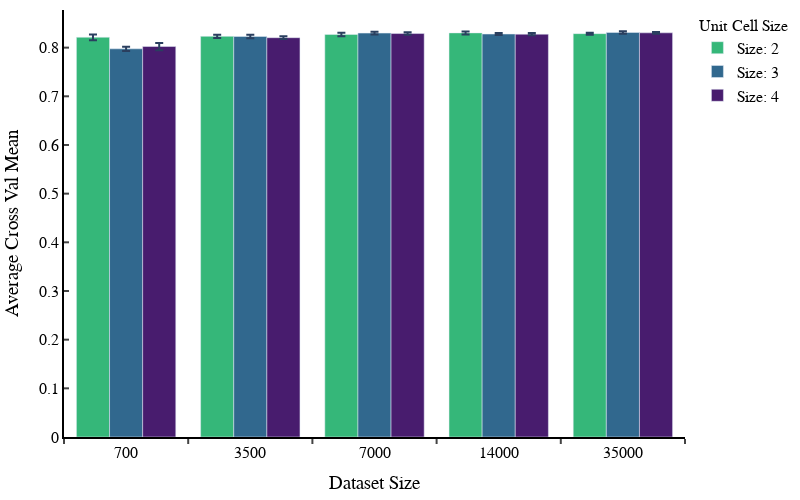

The code cell stored with this chart in its notebook:
### Code cell
import plotly.graph_objs as go

# Create a trace for each length
traces = []
colors = {0: 'rgb(53, 183, 121)', 1: 'rgb(49, 104, 142)', 2: 'rgb(72, 28, 110)'}  # Specify the colors you want

for i, length in enumerate(mean_grouped_data['Length'].unique()):
    mean_filtered_data = mean_grouped_data[mean_grouped_data['Length'] == length]
    std_filtered_data = std_grouped_data[std_grouped_data['Length'] == length]
    
    number = mean_filtered_data['Size'].astype(str)
    trace = go.Bar(
        x=number,
        y=mean_filtered_data['Cross val mean'],
        name=f'Size: {length}',
        error_y=dict(
            type='data',
            # array=mean_filtered_data['Cross val error'],
            array = std_filtered_data['Cross val mean'], #if you want to use the standard deviation instead
            visible=True,
        ),
        marker=dict(
            color=colors[i]  # Assign the color to each bar
        )
    )
    traces.append(trace)

# Create the layout for the plot
layout = go.Layout(
    xaxis=dict(
        title="Dataset Size",
        showline=True,
        linewidth=2,
        linecolor='black',
        ticks='outside',
        tickson = "boundaries",
        tickwidth=2,
        ticklen=5
    ),
    yaxis=dict(
        title="Average Cross Val Mean",
        showline=True,
        linewidth=2,
        linecolor='black',
        ticks='inside',
        tickwidth=2,
        ticklen=5
    ),
    barmode='group',
    width=800,
    height=500,
    plot_bgcolor='white',
    paper_bgcolor='white',
    font=dict(family='Helvetica', size=16, color='black'),
    margin=dict(l=10, r=10, b=10, t=10),
    legend=dict(
        title=dict(
            text="Unit Cell Size",
            font=dict(
                family='Helvetica',
                size=16,
                color='black'
            )
        )
    )
)

# Create the figure and add the traces and layout
fig = go.Figure(data=traces, layout=layout)

# Show the plot
fig.show()

### Figure 1 — Plotly figure (JSON) as saved in the notebook; plotly's stock layout.template omitted (floating-point values rounded to 4 significant figures)
{"data": [{"error_y": {"array": [0.005916, 0.003543, 0.003631, 0.003042, 0.00205], "type": "data", "visible": true}, "marker": {"color": "rgb(53, 183, 121)"}, "name": "Size: 2", "type": "bar", "x": ["700", "3500", "7000", "14000", "35000"], "y": [0.8213, 0.8232, 0.8271, 0.8303, 0.8288]}, {"error_y": {"array": [0.004322, 0.003453, 0.002701, 0.002096, 0.002365], "type": "data", "visible": true}, "marker": {"color": "rgb(49, 104, 142)"}, "name": "Size: 3", "type": "bar", "x": ["700", "3500", "7000", "14000", "35000"], "y": [0.7975, 0.8229, 0.8298, 0.8279, 0.8311]}, {"error_y": {"array": [0.007427, 0.002833, 0.002475, 0.002356, 0.001806], "type": "data", "visible": true}, "marker": {"color": "rgb(72, 28, 110)"}, "name": "Size: 4", "type": "bar", "x": ["700", "3500", "7000", "14000", "35000"], "y": [0.8023, 0.8204, 0.829, 0.8276, 0.8304]}], "layout": {"barmode": "group", "font": {"color": "black", "family": "Helvetica", "size": 16}, "height": 500, "legend": {"title": {"font": {"color": "black", "family": "Helvetica", "size": 16}, "text": "Unit Cell Size"}}, "margin": {"b": 10, "l": 10, "r": 10, "t": 10}, "paper_bgcolor": "white", "plot_bgcolor": "white", "width": 800, "xaxis": {"linecolor": "black", "linewidth": 2, "showline": true, "ticklen": 5, "ticks": "outside", "tickson": "boundaries", "tickwidth": 2, "title": {"text": "Dataset Size"}}, "yaxis": {"linecolor": "black", "linewidth": 2, "showline": true, "ticklen": 5, "ticks": "inside", "tickwidth": 2, "title": {"text": "Average Cross Val Mean"}}}}
